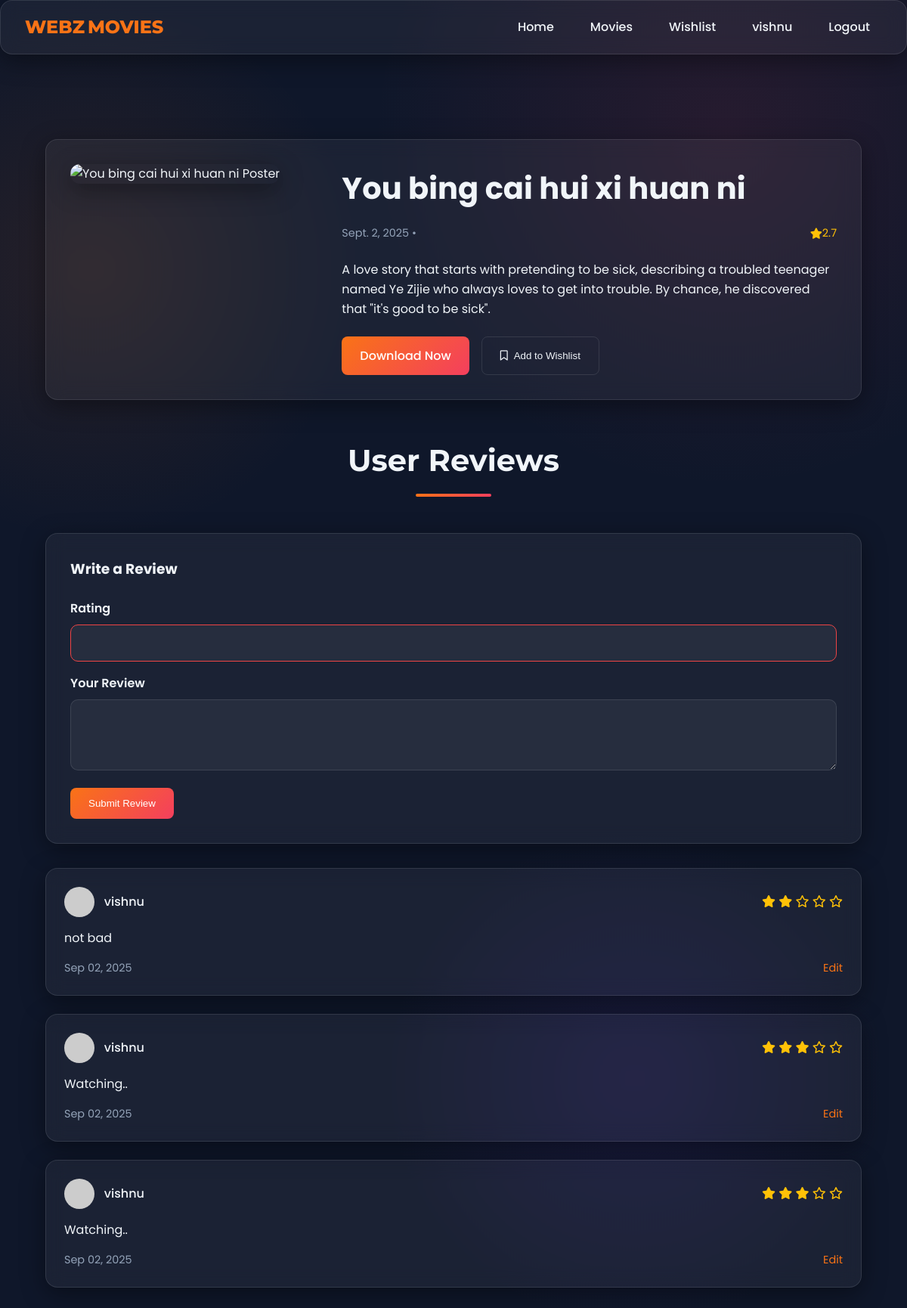
Page /movie/2/ (signed in) on the committed database.
### movies/models.py (models this page shows, shortened)
class Movie(models.Model):
    title = models.CharField(max_length=200)
    genre = models.ManyToManyField(Genre)
    release_date = models.DateField()
    synopsis = models.TextField()
    poster = CloudinaryField("poster", folder="webzmovies/posters/")
    telegram_link = models.URLField()
    average_rating = models.FloatField(default=0)
    trailer_url = models.URLField(blank=True, null=True)  # NEW: Trailer addition - YouTube URL for the trailer

class UserProfile(models.Model):
    user = models.OneToOneField(User, on_delete=models.CASCADE)
    telegram_id = models.CharField(max_length=100, blank=True, null=True)
    phone_number = models.CharField(max_length=15, blank=True, null=True)
    wishlist = models.ManyToManyField(Movie, related_name='wishlisted_by', blank=True)
    avatar = models.ImageField(upload_to='avatars/', blank=True, null=True)  # New field for profile photo

class Review(models.Model):
    user = models.ForeignKey(User, on_delete=models.CASCADE)
    movie = models.ForeignKey(Movie, on_delete=models.CASCADE)
    rating = models.IntegerField(validators=[MinValueValidator(1), MaxValueValidator(5)])
    comment = models.TextField()
    created_at = models.DateTimeField(auto_now_add=True)

### movies/views.py (the view)
# urls.py: path('movie/<int:movie_id>/', views.movie_detail, name='movie_detail'),
def movie_detail(request, movie_id):
    movie = get_object_or_404(Movie, pk=movie_id)
    reviews = Review.objects.filter(movie=movie).order_by('-created_at')
    if request.method == 'POST':
        if not request.user.is_authenticated:
            return redirect('login')
        form = ReviewForm(request.POST)
        if form.is_valid():
            review = form.save(commit=False)
            review.user = request.user
            review.movie = movie
            review.save()
            return redirect('movies:movie_detail', movie_id=movie.id)
    else:
        form = ReviewForm()
    return render(request, 'movie_detail.html', {
        'movie': movie,
        'reviews': reviews,
        'form': form,
    })

### movies/forms.py
class ReviewForm(forms.ModelForm):
    class Meta:
        model = Review
        fields = ["rating", "comment"]
        widgets = {
            "rating": forms.NumberInput(attrs={"min": 1, "max": 5}),
            "comment": forms.Textarea(attrs={"rows": 4}),
        }

### templates/movie_detail.html (shortened to what this page needs)
{% extends 'base.html' %}
{% load static %}
{% load custom_filters %}
{% block content %}
<section class="movie-detail-section">
    <div class="movie-detail-container glass">
        <div class="movie-detail-poster">
            <img src="{{ movie.poster.url }}" alt="{{ movie.title }} Poster">
        </div>
        <div class="movie-detail-info">
            <h1>{{ movie.title }}</h1>
            <div class="movie-meta">
                <span>{{ movie.release_date }} • </span>
                <span class="movie-rating"><i class="fas fa-star"></i> {{ movie.average_rating|floatformat:1 }}</span>
            </div>
            <p class="movie-synopsis">{{ movie.synopsis }}</p>
            <div class="movie-actions">
                <a href="{{ movie.telegram_link }}" class="btn btn-download" target="_blank">Download Now</a>
                <button class="btn btn-wishlist" data-movie-id="{{ movie.id }}">
                    <i class="{% if user.is_authenticated and movie in user.userprofile.wishlist.all %}fas{% else %}far{% endif %} fa-bookmark"></i>
                    {% if user.is_authenticated and movie in user.userprofile.wishlist.all %}Remove from Wishlist{% else %}Add to Wishlist{% endif %}
                </button>
            </div>
        </div>
    </div>
    <div class="review-section">
        <h2 class="section-title">User Reviews</h2>
        {% if user.is_authenticated %}
        <div class="review-form glass">
            <h3>Write a Review</h3>
            <form method="POST">
                <div class="form-group">
                    <label for="id_rating">Rating</label>
                    {{ form.rating }}
                </div>
                <div class="form-group">
                    <label for="id_comment">Your Review</label>
                    {{ form.comment }}
                </div>
                <button type="submit" class="btn btn-submit">Submit Review</button>
            </form>
        </div>
        {% else %}
        <div class="login-prompt glass">
            <p>Please <a href="{% url 'movies:login' %}">login</a> to write a review.</p>
        </div>
        {% endif %}
        <div class="reviews-list">
            {% for review in reviews %}
            <div class="review-card glass">
                <div class="review-header">
                    <div class="reviewer">
                        <img src="https://via.placeholder.com/40/1e293b/ffffff?text={{ review.user.username.0 }}" alt="User Avatar" class="reviewer-avatar">
                        <span class="reviewer-name">{{ review.user.username }}</span>
                    </div>
                    <div class="review-rating">
                        {% for i in "12345" %}
                            {% if forloop.counter <= review.rating %}
                                <i class="fas fa-star"></i>
                            {% else %}
                                <i class="far fa-star"></i>
                            {% endif %}
                        {% endfor %}
                    </div>
                </div>
                <p class="review-comment">{{ review.comment }}</p>
                <div class="review-footer">
                    <span class="review-date">{{ review.created_at|date:"M d, Y" }}</span>
                    {% if user == review.user %}
                    <a href="#" class="edit-review">Edit</a>
                    {% endif %}
                </div>
            </div>
            {% empty %}
            <div class="no-reviews glass">
                <p>No reviews yet. Be the first to review this movie!</p>
            </div>
            {% endfor %}
        </div>
    </div>
</section>
{% endblock %}

### templates/base.html (shortened to what this page needs)
<!DOCTYPE html>
{% load static %}
<html lang="en">
<head>
    <link rel="stylesheet" href="https://cdnjs.cloudflare.com/ajax/libs/font-awesome/6.4.0/css/all.min.css">
    <link rel="stylesheet" href="{% static 'css/style.css' %}">
</head>
<body>
    <header class="glass">
        <a href="{% url 'movies:home' %}" class="logo"><span>WEBZ</span>MOVIES</a>
        <ul class="nav-links">
            <li><a href="{% url 'movies:home' %}">Home</a></li>
            <li><a href="{% url 'movies:movie_list' %}">Movies</a></li>
            {% if user.is_authenticated %}
                <li><a href="{% url 'movies:wishlist' %}">Wishlist</a></li>
                <li><a href="{% url 'movies:profile' %}">{{ user.username }}</a></li>
                <li><a href="{% url 'movies:logout' %}">Logout</a></li>
            {% else %}
                <li><a href="{% url 'movies:login' %}">Login</a></li>
                <li><a href="{% url 'movies:signup' %}">Sign Up</a></li>
            {% endif %}
        </ul>
    </header>
    <main>
        {% block content %}
        {% endblock %}
    </main>
</body>
</html>

### templates/base.html (style rules this page uses)
header { display: flex; justify-content: space-between; align-items: center; padding: 1rem 2rem; position: sticky; top: 0; z-index: 1000; }
.logo { font-size: 1.5rem; font-weight: 800; color: var(--accent); text-decoration: none; }
.nav-links { display: flex; list-style: none; gap: 1.5rem; }
.nav-links li a { text-decoration: none; font-weight: 500; color: var(--text); transition: color 0.2s ease; }
@media (min-width: 993px) and (max-width: 1440px) { .nav-links { gap: 1rem; } }

### rows in the picture
Movie: title "You bing cai hui xi huan ni", release_date "Sept. 2, 2025", average_rating "2.7", synopsis "A love story that starts with pretending to be sick, describing a troubled teenager named Ye Zijie who always loves to get into trouble. By chance, he discovered that \"it's good to be sick\"."
Review: user.username "vishnu", rating 2 (drawn), comment "not bad", created_at "Sep 02, 2025", shows "Edit"
Review: user.username "vishnu", rating 3 (drawn), comment "Watching..", created_at "Sep 02, 2025", shows "Edit"
Review: user.username "vishnu", rating 3 (drawn), comment "Watching..", created_at "Sep 02, 2025", shows "Edit"

### other values in the picture
{{ user.username }} "vishnu"
